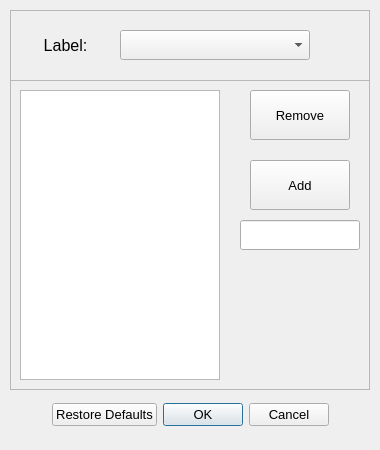
<?xml version="1.0" encoding="UTF-8"?>
<ui version="4.0">
 <class>DialogEdit</class>
 <widget class="QDialog" name="DialogEdit">
  <property name="geometry">
   <rect>
    <x>0</x>
    <y>0</y>
    <width>380</width>
    <height>450</height>
   </rect>
  </property>
  <property name="windowTitle">
   <string>Edit</string>
  </property>
  <property name="layoutDirection">
   <enum>Qt::LeftToRight</enum>
  </property>
  <widget class="QDialogButtonBox" name="buttonBox">
   <property name="geometry">
    <rect>
     <x>15</x>
     <y>390</y>
     <width>350</width>
     <height>50</height>
    </rect>
   </property>
   <property name="font">
    <font>
     <pointsize>10</pointsize>
    </font>
   </property>
   <property name="orientation">
    <enum>Qt::Horizontal</enum>
   </property>
   <property name="standardButtons">
    <set>QDialogButtonBox::Cancel|QDialogButtonBox::Ok|QDialogButtonBox::RestoreDefaults</set>
   </property>
   <property name="centerButtons">
    <bool>true</bool>
   </property>
  </widget>
  <widget class="QFrame" name="frame_2">
   <property name="geometry">
    <rect>
     <x>10</x>
     <y>80</y>
     <width>360</width>
     <height>310</height>
    </rect>
   </property>
   <property name="font">
    <font>
     <pointsize>10</pointsize>
    </font>
   </property>
   <property name="frameShape">
    <enum>QFrame::StyledPanel</enum>
   </property>
   <property name="frameShadow">
    <enum>QFrame::Raised</enum>
   </property>
   <widget class="QListView" name="listView">
    <property name="geometry">
     <rect>
      <x>10</x>
      <y>10</y>
      <width>200</width>
      <height>290</height>
     </rect>
    </property>
   </widget>
   <widget class="QPushButton" name="buttonRem">
    <property name="geometry">
     <rect>
      <x>240</x>
      <y>10</y>
      <width>100</width>
      <height>50</height>
     </rect>
    </property>
    <property name="text">
     <string>Remove</string>
    </property>
   </widget>
   <widget class="QPushButton" name="buttonAdd">
    <property name="geometry">
     <rect>
      <x>240</x>
      <y>80</y>
      <width>100</width>
      <height>50</height>
     </rect>
    </property>
    <property name="text">
     <string>Add</string>
    </property>
   </widget>
   <widget class="QLineEdit" name="lineEdit">
    <property name="geometry">
     <rect>
      <x>230</x>
      <y>140</y>
      <width>120</width>
      <height>30</height>
     </rect>
    </property>
    <property name="clearButtonEnabled">
     <bool>true</bool>
    </property>
   </widget>
  </widget>
  <widget class="QFrame" name="frame">
   <property name="geometry">
    <rect>
     <x>10</x>
     <y>10</y>
     <width>360</width>
     <height>71</height>
    </rect>
   </property>
   <property name="frameShape">
    <enum>QFrame::StyledPanel</enum>
   </property>
   <property name="frameShadow">
    <enum>QFrame::Raised</enum>
   </property>
   <widget class="QComboBox" name="comboBox">
    <property name="geometry">
     <rect>
      <x>110</x>
      <y>20</y>
      <width>190</width>
      <height>30</height>
     </rect>
    </property>
    <property name="font">
     <font>
      <pointsize>10</pointsize>
     </font>
    </property>
   </widget>
   <widget class="QLabel" name="label">
    <property name="geometry">
     <rect>
      <x>0</x>
      <y>20</y>
      <width>111</width>
      <height>30</height>
     </rect>
    </property>
    <property name="font">
     <font>
      <pointsize>12</pointsize>
     </font>
    </property>
    <property name="text">
     <string>Label:</string>
    </property>
    <property name="alignment">
     <set>Qt::AlignCenter</set>
    </property>
   </widget>
  </widget>
 </widget>
 <resources/>
 <connections/>
</ui>
